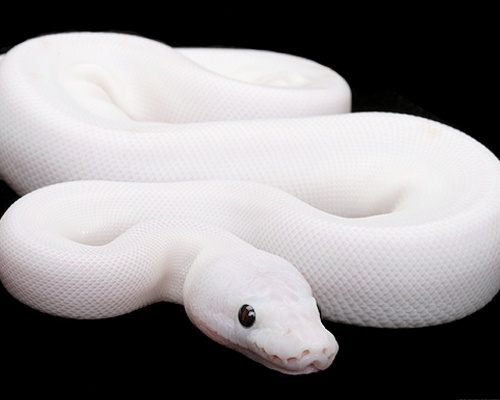
#> input picture Numpy/python.jpg, 500 x 400 px
$ python 4_image.py
#> lines starting #> are read from the running program, lines starting #| are printed output that depends on the picture
from PIL import Image
import numpy as np

# Load the image
image_path = "python.jpg"
image = Image.open(image_path)
#> image is the input picture: PIL image 500x400 RGB; mean R, G, B 140.2, 137.4, 138.9

# Convert the image to a NumPy array (matrix)
image_matrix = np.array(image)

# Invert the colors to create a dark mode effect
dark_mode_matrix = 255 - image_matrix
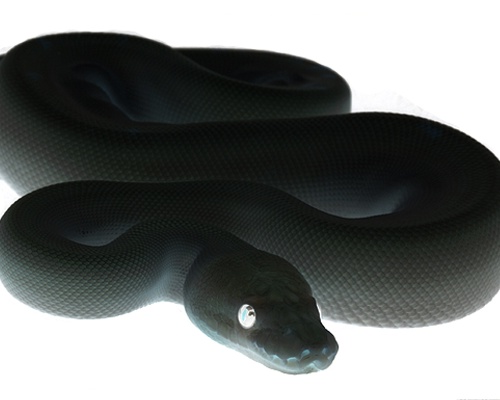
#> dark_mode_matrix: shape (400, 500, 3); mean R, G, B 114.8, 117.6, 116.1

# Convert the matrix back to an image
dark_mode_image = Image.fromarray(dark_mode_matrix)

# Save the dark mode image
dark_mode_image.save("dark_mode_image.jpg")
print("Dark mode image saved as 'dark_mode_image.jpg'")
